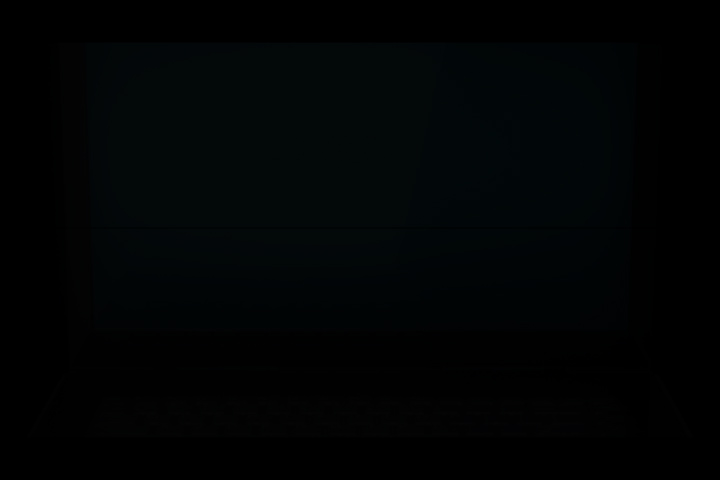
%> input picture src/Image Processing/black.jpg, 720 x 480 px
$ octave AccessingImageValue.m   (GNU Octave 9; MATLAB toolbox functions it lacks are replaced by stand-ins)
%> lines starting %> are read from the running program, lines starting %| are printed output that depends on the picture
%Accessing Image Value
clc;
image=imread('black.jpg');
%> image is the input picture: size 480x720x3 uint8; mean R, G, B 1.22, 3.46, 4.01

gray_image = rgb2gray(image);
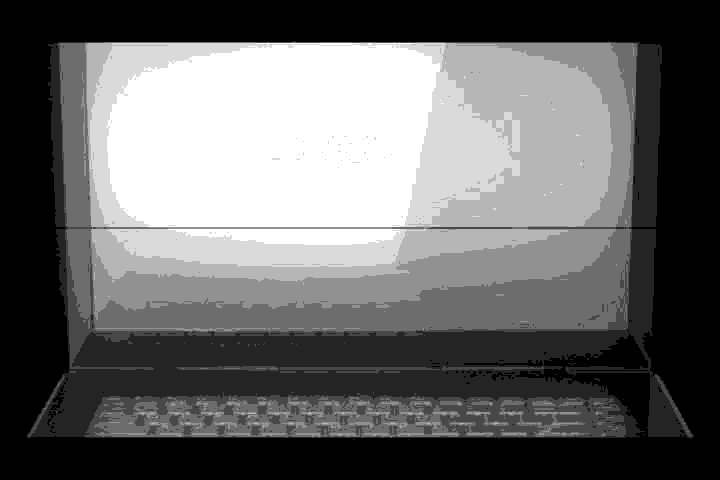
%> gray_image: size 480x720 uint8; min 0, max 7, mean 2.83; drawn with min black and max white

image_value=gray_image(121,21);
%> image_value = 0
imshow(gray_image)
sprintf("the value is %d",image_value)
%> ans = 'the value is 0'

im=imread('black.jpg');
imm=imresize(im,[121 121]);
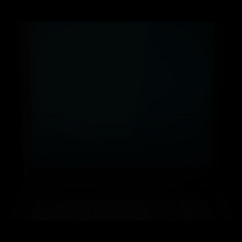
%> imm: size 121x121x3 uint8 (shown 2 times larger); mean R, G, B 1.22, 3.46, 4.02
imwrite(imm,'b.jpg');
